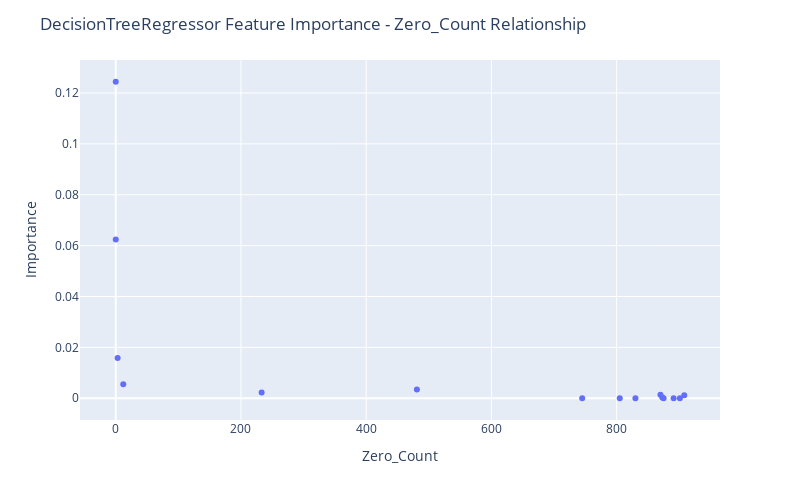

The notebook cell saved with this chart:
### Code cell
fig = px.scatter(df_merged[~df_merged["Feature Name"].str.contains("Output")], x="Zero_Count", y="Importance",
                hover_data=["Feature Name"])

fig.update_layout(
    autosize=False,
    width=800,
    height=500,
    title_text=f"DecisionTreeRegressor Feature Importance - Zero_Count Relationship",
)

fig.show()

### Figure 1 — Plotly figure (JSON) as saved in the notebook; plotly's stock layout.template omitted (floating-point values rounded to 4 significant figures)
{"data": [{"customdata": [["Input 14"], ["Input 11"], ["Input 12"], ["Input 08"], ["Input 02"], ["Input 01"], ["Input 04"], ["Input 06"], ["Input 15"], ["Input 03"], ["Input 05"], ["Input 07"], ["Input 09"], ["Input 10"], ["Input 13"]], "hovertemplate": "Zero_Count=%{x}<br>Importance=%{y}<br>Feature Name=%{customdata[0]}<extra></extra>", "legendgroup": "", "marker": {"color": "#636efa", "symbol": "circle"}, "mode": "markers", "name": "", "orientation": "v", "showlegend": false, "type": "scatter", "x": [0, 0, 3, 12, 481, 233, 870, 908, 873, 875, 830, 891, 745, 805, 901], "xaxis": "x", "y": [0.1244, 0.06244, 0.01583, 0.005457, 0.00345, 0.002254, 0.001362, 0.00114, 0.0002865, 0, 0, 0, 0, 0, 0], "yaxis": "y"}], "layout": {"autosize": false, "height": 500, "legend": {"tracegroupgap": 0}, "margin": {"t": 60}, "title": {"text": "DecisionTreeRegressor Feature Importance - Zero_Count Relationship"}, "width": 800, "xaxis": {"anchor": "y", "autorange": true, "domain": [0, 1], "range": [-57.1, 965.1], "title": {"text": "Zero_Count"}, "type": "linear"}, "yaxis": {"anchor": "x", "autorange": true, "domain": [0, 1], "range": [-0.00855, 0.133], "title": {"text": "Importance"}, "type": "linear"}}}
